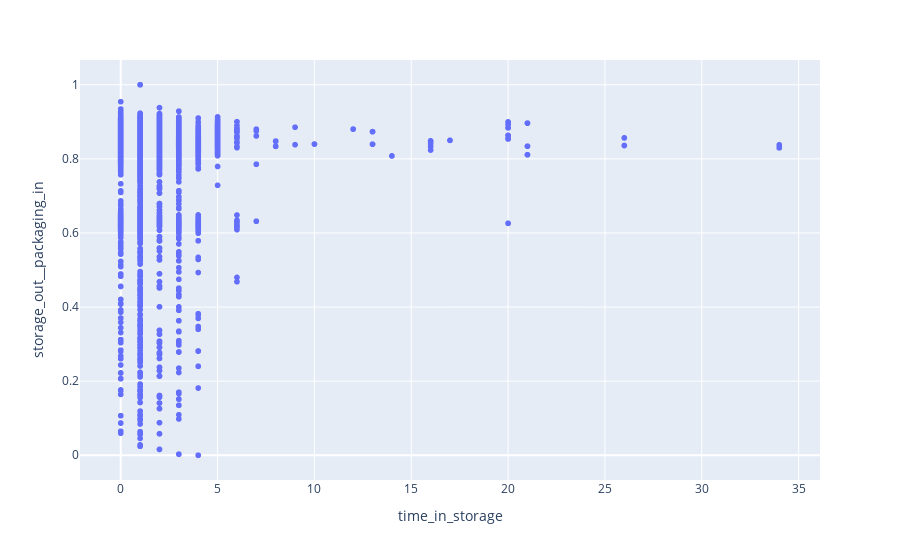

Write notebook code for a chart like this one.
### Code cell
px.scatter(df, x="time_in_storage", y="storage_out__packaging_in")

### Figure 1 — Plotly figure (JSON) as saved in the notebook; plotly's stock layout.template omitted (floating-point values rounded to 4 significant figures; data arrays with more than 128 entries replaced by an {"elided": "..."} marker saying what was removed)
{"data": [{"hovertemplate": "time_in_storage=%{x}<br>storage_out__packaging_in=%{y}<extra></extra>", "legendgroup": "", "marker": {"color": "#636efa", "symbol": "circle"}, "mode": "markers", "name": "", "showlegend": false, "type": "scattergl", "x": {"elided": "34685 int values"}, "xaxis": "x", "y": {"elided": "34685 float values"}, "yaxis": "y"}], "layout": {"legend": {"tracegroupgap": 0}, "margin": {"t": 60}, "xaxis": {"anchor": "y", "domain": [0, 1], "title": {"text": "time_in_storage"}}, "yaxis": {"anchor": "x", "domain": [0, 1], "title": {"text": "storage_out__packaging_in"}}}}
